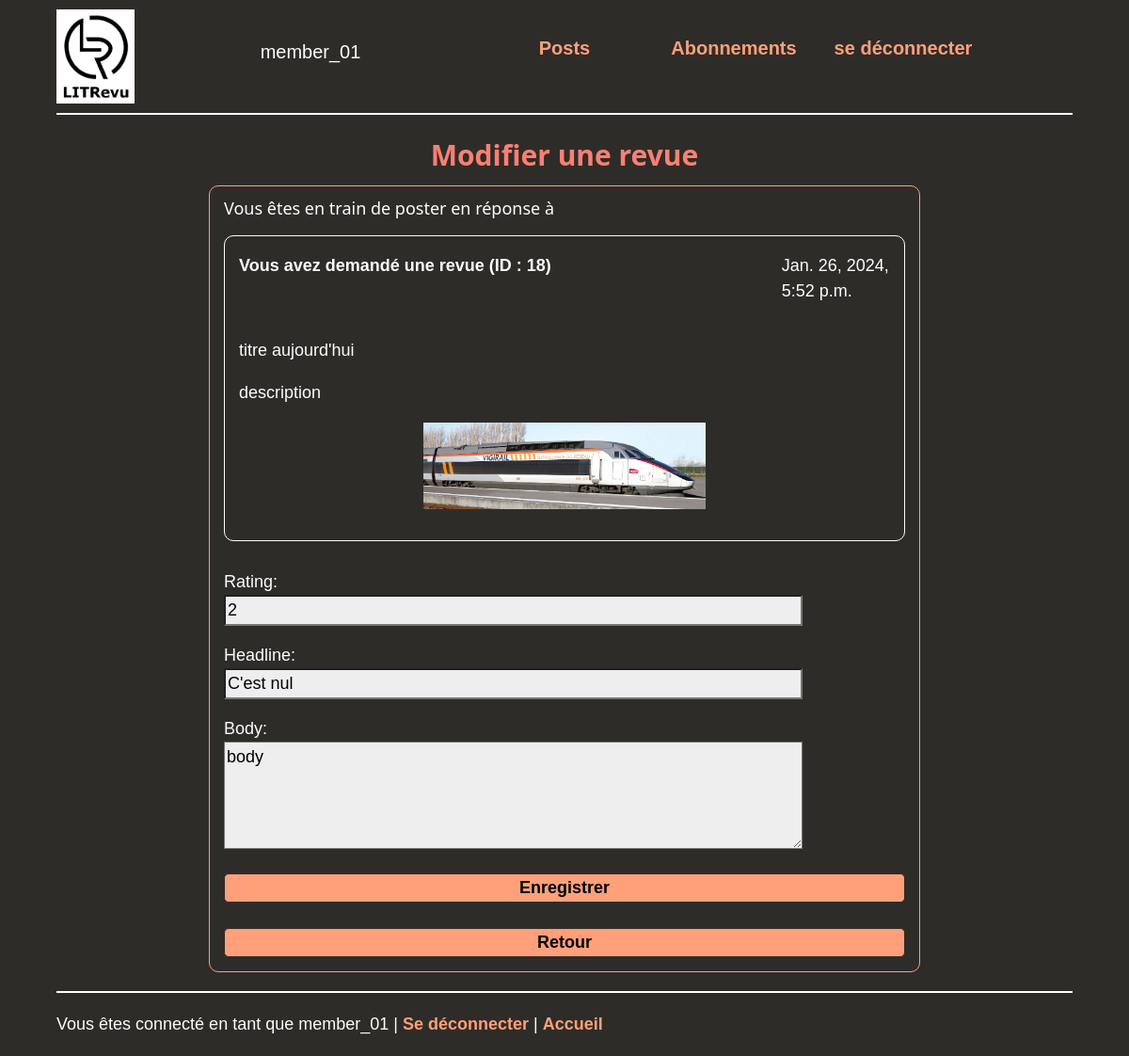
The app's page /edit_review/10/ (signed in) with its own data.
### reviews/models.py (models this page shows)
class Ticket(models.Model):
    title = models.CharField(
        max_length=128,
    )
    description = models.TextField(
        max_length=2048,
    )
    user = models.ForeignKey(
        settings.AUTH_USER_MODEL,
        on_delete=models.CASCADE,
    )
    image = models.ImageField(
        null=True,
        blank=True,
    )
    time_created = models.DateTimeField(
        auto_now_add=True,
    )

class Review(models.Model):
    ticket = models.ForeignKey(
        Ticket,
        on_delete=models.CASCADE,
        blank=True,
    )
    rating = models.PositiveSmallIntegerField(
        validators=[
            MinValueValidator(0),
            MaxValueValidator(5)
        ]
    )
    user = models.ForeignKey(
        settings.AUTH_USER_MODEL,
        on_delete=models.CASCADE,
    )
    headline = models.CharField(
        max_length=128,
    )
    body = models.TextField(
        max_length=8192,
        blank=True,
    )
    time_created = models.DateTimeField(
        auto_now_add=True,
    )

### reviews/views.py (the view)
# urls.py: path('edit_review/<review_id>/', views.edit_review, name='edit-review'),
@login_required
def edit_review(request, review_id):
    review = Review.objects.get(pk=review_id)
    ticket_id = review.ticket.id
    ticket = Ticket.objects.get(pk=ticket_id)
    form = forms.ReviewForm(instance=review)
    if request.method == 'POST':
        form = forms.ReviewForm(request.POST, instance=review)
        if form.is_valid():
            edited_review = form.save()
            return redirect('activity')
    else:
        header = 'Modifier une revue'
        return render(request, 'rev/edit_review.html', context={
            'header': header,
            'review': review,
            'ticket': ticket,
            'form': form,
        })

### reviews/forms.py
class ReviewForm(ModelForm):
    class Meta:
        model = models.Review
        fields = [
            'ticket',
            'rating',
            'headline',
            'body'
        ]
        widgets = {
            'body': forms.Textarea(attrs={'rows': 4, 'cols': 15}),
            'ticket': forms.HiddenInput(),
        }

### reviews/templates/rev/edit_review.html (shortened to what this page needs)
{% extends 'base.html' %}
{% block content %}
<div class="cadre edit">
    <h5>Vous êtes en train de poster en réponse à </h5>
    <div class="review">
        <div class="w3-row">
            <p class="bold w3-col m10">
                {% if ticket.user == user %}
                Vous avez
                {% endif %}
                demandé une revue (ID : {{ ticket.id }})
            </p>
            <p class="w3-col m2">{{ ticket.time_created }} </p>
        </div>
        <p>{{ ticket.title }}</p>
        <p>{{ ticket.description }} </p>
        <p><img src="../../../reviews/images/{{ ticket.image }}"
            alt="Image du ticket"> </p>
    </div>
    <form class="input_large" method="POST" enctype="multipart/form-data">
        {{ form.as_p }}
        <button type="submit">Enregistrer</button>
    </form>
    <br>
    <button onclick="history.back()">Retour</button>
</div>
{% endblock content %}

### reviews/templates/base.html (shortened to what this page needs)
{% load static %}
<!DOCTYPE html>
<html>
    <head>
        <link rel="stylesheet" href="{% static 'CSS/w3.css' %}" >
        <link rel="stylesheet" href="https://cdnjs.cloudflare.com/ajax/libs/font-awesome/4.7.0/css/font-awesome.min.css">
        <link rel="stylesheet" media="screen" viewport="screen" href="{% static 'CSS/styles.css' %}" rel="stylesheet">
    </head>
    <body>
        <div id="home" class="container div_">
            <div id="header">
                <div class="w3-row">
                    <a class="w3-col m2" title="Accueil" href="{% url 'home' %}">
                        <div id="logo">
                            <img src="../../../reviews/images/logo.png"
                                alt="Alt logo" height="100px">
                        </div>
                    </a>
                    <div id="menu" class="w3-col m9">
                        <div class="menu_no_link">
                            {%  if user.is_authenticated %}
                                {{ user.username }}
                            {%  endif %}
                        </div>
                        <div class="menu_link">
                            <a href="{% url 'activity' %}">
                                Posts
                            </a>
                            </div>
                        <div class="menu_link">
                            <a href="{% url 'abonnements' %}">
                                Abonnements
                            </a>
                        </div>
                        <div class="menu_link">
                            <a href="{% url 'logout' %}">
                                se déconnecter
                            </a>
                        </div>
                    </div>
                </div>
                <hr>
                <h2 class="text_center">{{ header }}</h2>
            </div>
            {% block content %}{% endblock content %}
            <hr>
            <div id="footer">
                <p>
                {%  if user.is_authenticated %}
                    Vous êtes connecté en tant que {{ request.user }} |
                    <a href="{% url 'logout' %}">Se déconnecter</a> | {% endif %} <a href="{% url 'home' %}">Accueil</a>
                </p>
            </div>
        </div>
    </body>
</html>

### reviews/static/CSS/w3.css (style rules this page uses)
html { box-sizing:border-box }
*,*:before,*:after { box-sizing:inherit }
html { -ms-text-size-adjust:100%;-webkit-text-size-adjust:100% }
body { margin:0 }
a { background-color:transparent }
img { border-style:none }
hr { box-sizing:content-box;height:0;overflow:visible }
button,input,select,textarea,optgroup { font:inherit;margin:0 }
button,input { overflow:visible }
button,select { text-transform:none }
button,[type=button],[type=reset],[type=submit] { -webkit-appearance:button }
textarea { overflow:auto }
html,body { font-family:Verdana,sans-serif;font-size:15px;line-height:1.5 }
html { overflow-x:hidden }
h2 { font-size:30px }
h5 { font-size:18px }
h1,h2,h3,h4,h5,h6 { font-family:"Segoe UI",Arial,sans-serif;font-weight:400;margin:10px 0 }
hr { border:0;border-top:1px solid #eee;margin:20px 0 }
img { vertical-align:middle }
a { color:inherit }
.w3-container:after,.w3-container:before,.w3-panel:after,.w3-panel:before,.w3-row:after,.w3-row:before,.w3-row-padding:after,.w3-row-padding:before, .w3-cell-row:before,.w3-cell-row:after,.w3-clear:after,.w3-clear:before,.w3-bar:before,.w3-bar:after { content:"";display:table;clear:both }
.w3-col,.w3-half,.w3-third,.w3-twothird,.w3-threequarter,.w3-quarter { float:left;width:100% }
@media (min-width:601px) { .w3-col.m2 { width:16.66666% } }
@media (min-width:601px) { .w3-col.m9,.w3-threequarter { width:74.99999% } }
@media (min-width:601px) { .w3-col.m10 { width:83.33333% } }

### reviews/static/CSS/styles.css (style rules this page uses)
:root { --back_color: #2E2C29; --middle_grey_color: #95928f; --text_color: #FCFCFC; --deco_color: #ff4500; --button_color: #FFA07A; --button_hover: #fa8072; }
body { font-family: sans-serif; background-color: var(--back_color); color: var(--text_color); font-size: 18px; ; }
a { text-decoration: none; color: var(--button_color); text-shadow: var(--back_color); font-weight: bold; }
button { display: block; width: 100%; background-color: var(--button_color); border: var(--back_color) solid 1px; border-radius: 5px; font-weight: bold; }
form label { display: block; width: 200px; }
h2 { font-weight: 600; color: var(--button_hover); }
hr { border-top: 2px solid var(--text_color); }
img { display: block; max-width: 300px; margin: 0 auto; }
input, textarea { background-color: #eeeeee; }
#header div.w3-row { max-height: 100px; }
#logo { max-height: 150px; float: left; margin-top: 10px; }
#menu { display: flex; flex-wrap: nowrap; padding-top: 1rem; margin-right: 1rem; margin-top: 1rem; }
#menu > div { background-color: var(--button_color); color: var(--back_color); width: 200px; margin: 10px; text-align: center; line-height: 2rem; font-size: 20px; }
#menu > .menu_link { background-color: var(--back_color); width: 200px; margin: 10px; text-align: center; line-height: 1.5rem; font-size: 20px; }
#menu > .menu_no_link { background-color: var(--back_color); color: var(--text_color); border: none; margin-right: 100px; }
.bold { font-weight: bold; }
.cadre { border: var(--button_color) solid 1px; border-radius: 10px; padding: 1rem; padding-top: 0; margin-top: 1rem; margin-bottom: 2rem; }
.container { width: 90%; margin: 0 auto; margin-bottom: 20px; }
.create .delete, .edit, .login, .signup { width: 70%; margin: 0 auto; }
.input_large input, .input_large textarea { width: 85%; }
.text_center { text-align: center; }
.new_buttons, .review { border: var(--text_color) solid 1px; border-radius: 10px; padding: 1rem; padding-top: 0; margin-top: 1rem; margin-bottom: 2rem; }
.cadre h5, .new_buttons h5, .review h5 { margin-bottom: 1rem; ; }

### records on screen
Ticket: id "18", time_created "Jan. 26, 2024, 5:52 p.m.", title "titre aujourd'hui", description "description", image (picture)
Review: rating "2", headline "C'est nul", body "body"

### other values on screen
{{ user.username }} "member_01"
{{ header }} "Modifier une revue"
{{ request.user }} "member_01"
